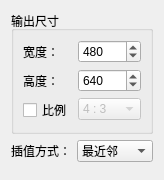
<?xml version="1.0" encoding="UTF-8"?>
<ui version="4.0">
 <class>ResizeNode</class>
 <widget class="QWidget" name="ResizeNode">
  <property name="geometry">
   <rect>
    <x>0</x>
    <y>0</y>
    <width>160</width>
    <height>180</height>
   </rect>
  </property>
  <property name="windowTitle">
   <string>Form</string>
  </property>
  <layout class="QVBoxLayout" name="verticalLayout">
   <item>
    <widget class="QGroupBox" name="groupBox">
     <property name="title">
      <string>输出尺寸</string>
     </property>
     <layout class="QHBoxLayout" name="horizontalLayout">
      <item>
       <layout class="QFormLayout" name="formLayout">
        <item row="0" column="0">
         <widget class="QLabel" name="label_2">
          <property name="text">
           <string>宽度：</string>
          </property>
         </widget>
        </item>
        <item row="1" column="0">
         <widget class="QLabel" name="label">
          <property name="text">
           <string>高度：</string>
          </property>
         </widget>
        </item>
        <item row="0" column="1">
         <widget class="QSpinBox" name="width_spinBox">
          <property name="minimum">
           <number>1</number>
          </property>
          <property name="maximum">
           <number>9999</number>
          </property>
          <property name="singleStep">
           <number>100</number>
          </property>
          <property name="value">
           <number>480</number>
          </property>
         </widget>
        </item>
        <item row="1" column="1">
         <widget class="QSpinBox" name="height_spinBox">
          <property name="minimum">
           <number>1</number>
          </property>
          <property name="maximum">
           <number>9999</number>
          </property>
          <property name="singleStep">
           <number>100</number>
          </property>
          <property name="value">
           <number>640</number>
          </property>
         </widget>
        </item>
        <item row="2" column="1">
         <widget class="QComboBox" name="ratio_comboBox">
          <property name="enabled">
           <bool>false</bool>
          </property>
          <property name="currentIndex">
           <number>0</number>
          </property>
          <item>
           <property name="text">
            <string>4 : 3</string>
           </property>
          </item>
          <item>
           <property name="text">
            <string>16 : 9</string>
           </property>
          </item>
          <item>
           <property name="text">
            <string>1 : 1</string>
           </property>
          </item>
          <item>
           <property name="text">
            <string>3 : 4</string>
           </property>
          </item>
          <item>
           <property name="text">
            <string>2 : 3</string>
           </property>
          </item>
         </widget>
        </item>
        <item row="2" column="0">
         <widget class="QCheckBox" name="ratio_checkBox">
          <property name="text">
           <string>比例</string>
          </property>
         </widget>
        </item>
       </layout>
      </item>
     </layout>
    </widget>
   </item>
   <item>
    <layout class="QFormLayout" name="formLayout_2">
     <item row="0" column="0">
      <widget class="QLabel" name="label_3">
       <property name="text">
        <string>插值方式：</string>
       </property>
      </widget>
     </item>
     <item row="0" column="1">
      <widget class="QComboBox" name="interpolation_comboBox">
       <item>
        <property name="text">
         <string>最近邻</string>
        </property>
       </item>
       <item>
        <property name="text">
         <string>双线性</string>
        </property>
       </item>
       <item>
        <property name="text">
         <string>双三次</string>
        </property>
       </item>
       <item>
        <property name="text">
         <string>区域</string>
        </property>
       </item>
       <item>
        <property name="text">
         <string>Lanczos</string>
        </property>
       </item>
      </widget>
     </item>
    </layout>
   </item>
  </layout>
 </widget>
 <resources/>
 <connections/>
</ui>
